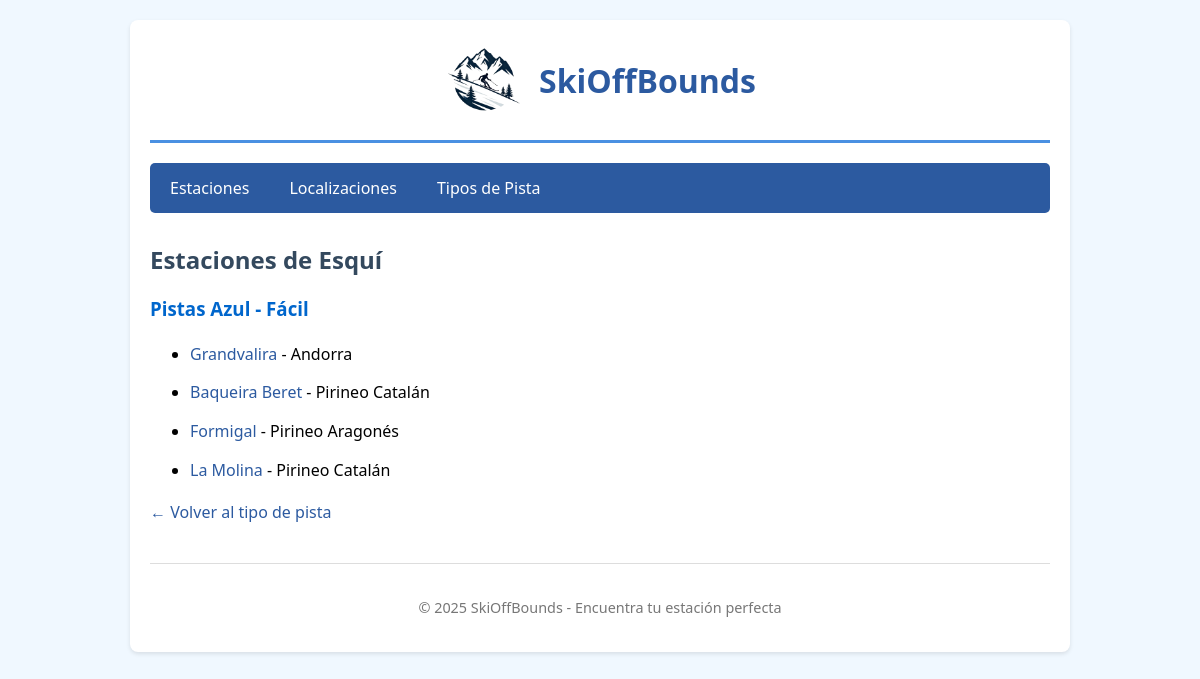
The page /app/tipos-pista/2/estaciones/ on the database as committed earlier.
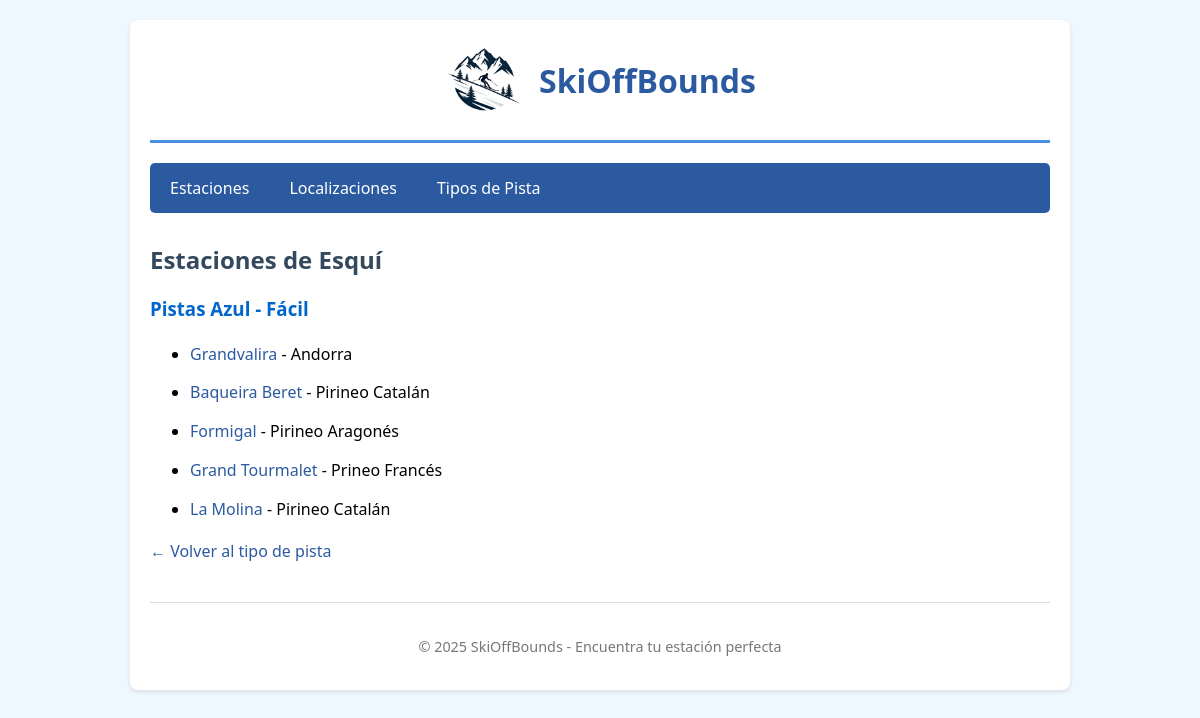
The same page on the database as committed later.
### app/models.py (models this page shows, shortened)
class Estacion(models.Model):
    localizacion = models.ForeignKey(
        Localizacion,
        on_delete=models.PROTECT,  # No permitir borrar localización si tiene estaciones
        related_name='estaciones',
        help_text="Región donde se encuentra la estación"
    )
    tipos_pista = models.ManyToManyField(
        TipoPista,
        through='PistaEstacion',  # Tabla intermedia para almacenar cantidad de pistas
        related_name='estaciones',
        help_text="Tipos de pistas disponibles"
    )
    nombre = models.CharField(
        max_length=100,
        unique=True,
        help_text="Ej: Baqueira Beret, Formigal"
    )
    descripcion = models.TextField(blank=True, null=True)
    latitud = models.DecimalField(
        max_digits=9,
        decimal_places=6,
        help_text="Latitud en formato decimal"
    )
    longitud = models.DecimalField(
        max_digits=9,
        decimal_places=6,
        help_text="Longitud en formato decimal"
    )
    km_pistas_totales = models.DecimalField(
        max_digits=6,
        decimal_places=2,
        validators=[MinValueValidator(0)],
        help_text="Kilómetros totales de pistas"
    )
    altitud_minima = models.IntegerField(
        validators=[MinValueValidator(0)],
        help_text="Altitud mínima en metros"
    )
    altitud_maxima = models.IntegerField(
        validators=[MinValueValidator(0)],
        help_text="Altitud máxima en metros"
    )
    numero_remontes = models.IntegerField(
        default=0,
        validators=[MinValueValidator(0)],
        help_text="Número total de remontes mecánicos"
    )
    telefono = models.CharField(max_length=20, blank=True, null=True)
    web = models.URLField(blank=True, null=True)
    imagen_portada = models.URLField(
        blank=True,
        null=True,
        help_text="URL de la imagen principal"
    )
    fecha_creacion = models.DateTimeField(auto_now_add=True)
    fecha_actualizacion = models.DateTimeField(auto_now=True)
    class Meta:
        verbose_name = "Estación"
        verbose_name_plural = "Estaciones"
        ordering = ['-km_pistas_totales']  # Ordenar por km de pista (mayor a menor)

class Localizacion(models.Model):
    nombre = models.CharField(
        max_length=100,
        help_text="Ej: Pirineo Catalán, Pirineo Aragonés, Cordillera Cantábrica"
    )
    descripcion = models.TextField(blank=True, null=True)
    latitud = models.DecimalField(
        max_digits=9,
        decimal_places=6,
        blank=True,
        null=True
    )
    longitud = models.DecimalField(
        max_digits=9,
        decimal_places=6,
        blank=True,
        null=True
    )
    class Meta:
        verbose_name_plural = "Localizaciones"

### app/views.py (the view)
# urls.py: path('tipos-pista/<int:tipo_pista_id>/estaciones/', views.index_estaciones_por_tipo_pista, name='tipo_pista_estaciones'),
def index_estaciones_por_tipo_pista(request, tipo_pista_id):
    tipo = get_object_or_404(TipoPista, pk=tipo_pista_id)
    estaciones = tipo.estaciones.all()
    context = {'tipo_pista': tipo, 'estaciones': estaciones}
    return render(request, 'estaciones_por_tipo.html', context)

### app/templates/estaciones_por_tipo.html (shortened to what this page needs)
{% extends "base.html" %}
{% block contenido %}
<h2>Estaciones de Esquí</h2>
<h3 class="pista-{{ tipo_pista.nombre }}">Pistas {{ tipo_pista.get_nombre_display }}</h3>
{% if estaciones %}
    <ul>
        {% for e in estaciones %}
        <li>
            <a href="{% url 'skioffbounds:estacion_detalle' e.id %}">
                {{ e.nombre }}
            </a>
            - {{ e.localizacion.nombre }}
        </li>
        {% endfor %}
    </ul>
{% else %}
    <p>No hay estaciones con este tipo de pista.</p>
{% endif %}
<p><a href="{% url 'skioffbounds:tipo_pista_detalle' tipo_pista.id %}">← Volver al tipo de pista</a></p>
{% endblock %}

Rows that differ between the two databases and show on the page:
added Estacion: nombre "Grand Tourmalet", localizacion.nombre "Prineo Francés"
